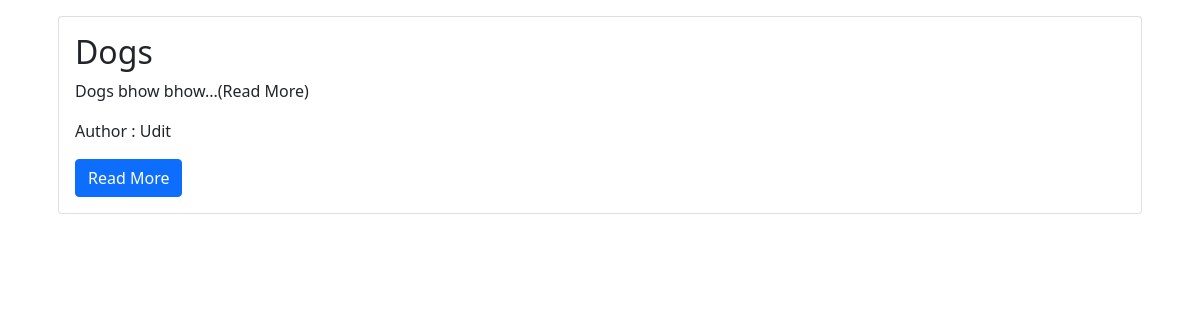
The app's page /, older data.
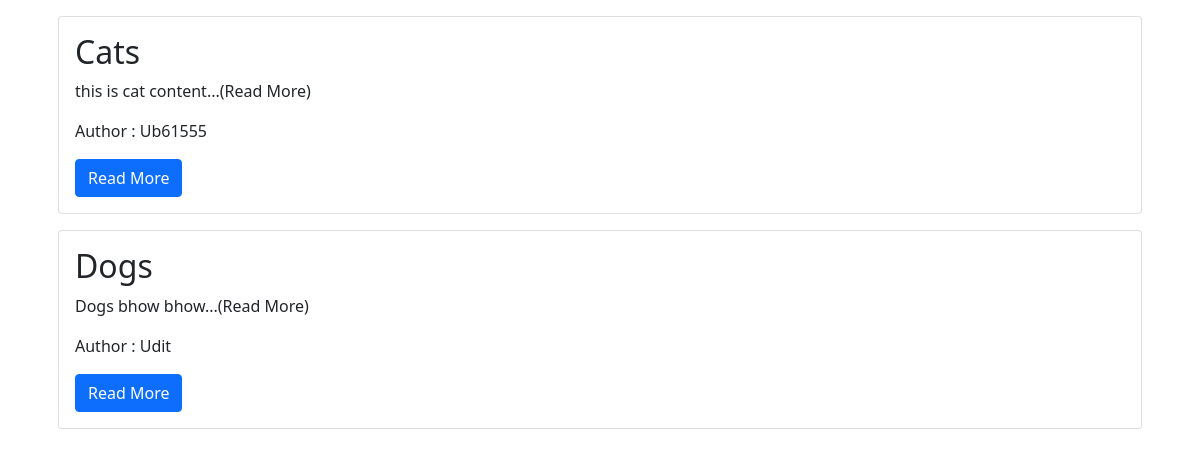
The same page, newer data.
### blog/models.py (models this page shows, shortened)
class Posts(models.Model):
    print("inside Post Model Class")
    title = models.CharField(max_length=250)
    content = models.TextField()
    date_created = models.DateTimeField(auto_now_add=True)
    slug = models.SlugField(max_length=250, unique=True)
    author = models.ForeignKey(to=User, on_delete=models.CASCADE)
    status = models.IntegerField(choices=STATUS, default=0)

### blog/views.py (the view)
# urls.py: path("", views.HomeView.as_view(), name="home_view_pattern"),
class HomeView(ListView):
    queryset = Posts.objects.filter(status=1).order_by('date_created')
    print("QUERY SET ------>", queryset)
    template_name = "index.html"

### templates/index.html (shortened to what this page needs)
<!doctype html>
<html lang="en">
    <head>
        <link href="https://cdn.jsdelivr.net/npm/bootstrap@5.1.3/dist/css/bootstrap.min.css" rel="stylesheet"
>
    </head>
    <body>
        <div class="container">
            {% for post in posts_list %}
            <div class="card m-3">
                <div class="card-body">
                    <h2 class="card-title">
                        {{post.title | title}}
                    </h2>
                    <p class="card-text">
                        {{post.content | slice:"100"}}...(Read More)
                    </p>
                    <p class="card-text">
                        Author : {{post.author | title}}
                    </p>
                    <a class="btn btn-primary" href="{% url 'blog_pattern' post.slug %}">Read More</a>
                </div>
            </div>
            {% endfor %}
        </div>
    </body>
</html>

Row changes from the older to the newer data that the page shows:
added Posts: title "Cats", content "this is cat content", author "Ub61555"
